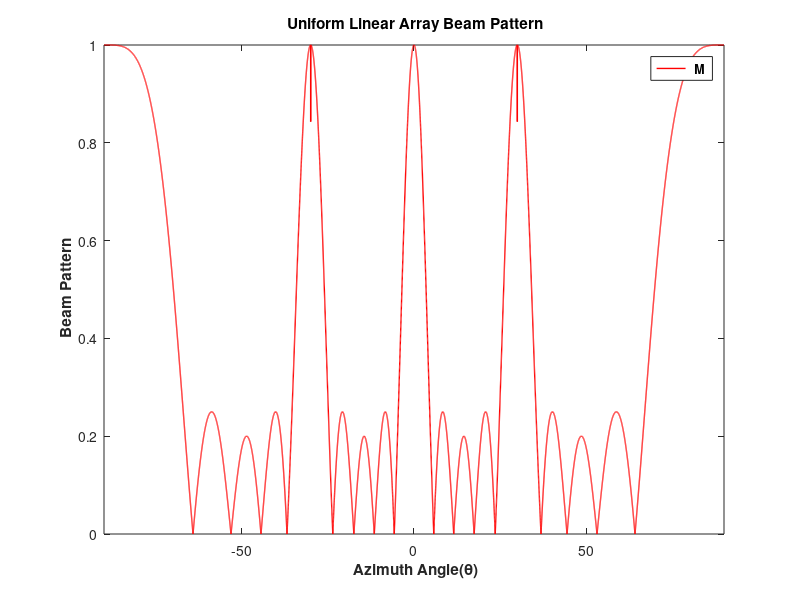
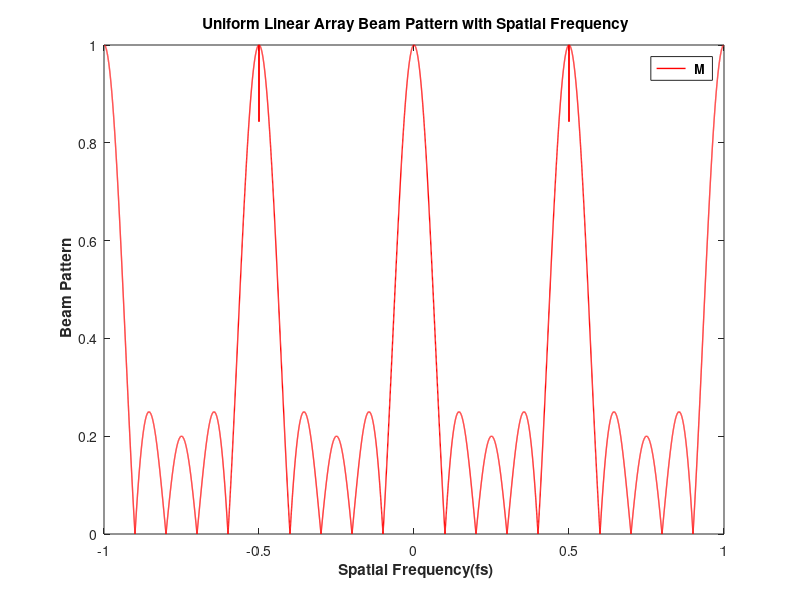
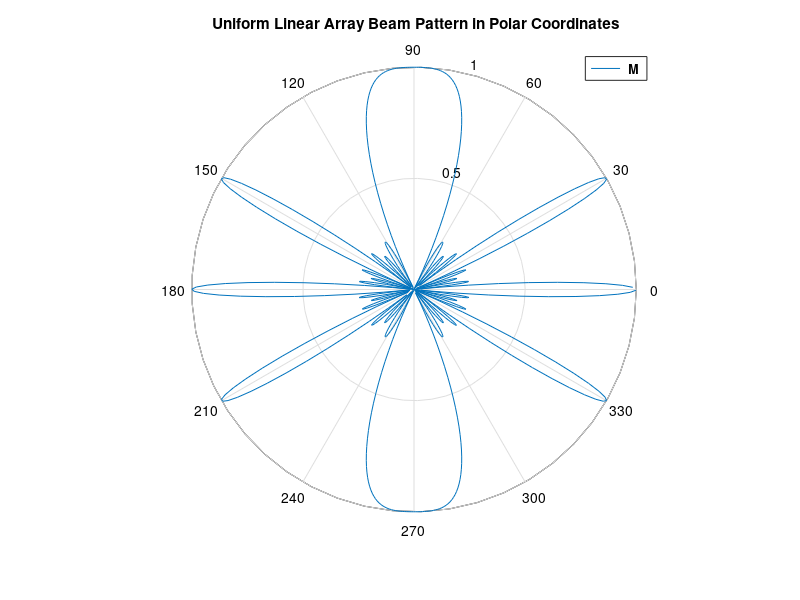

Source code (MATLAB) for these figures, in order:
% MOHD RAYYAN AKHTAR
% Program in which sensor distance is given as fraction of wavelength.

M = input('Enter number of sensors: '); % Number of sensors entered by the user will be stored in M.

% GUI to select the spacing between sensors as a function of wavelength.
option = menu('Select the distance between sensors in terms of wavelength',...
    '2*Wavelength','Wavelength','Wavelength/2','Wavelength/4','Wavelength/8');

theta = -90:0.01:90; % Azimuth angle in degrees.
theta_polar = 0:0.01:2*pi; % Azimuth angle in radians.
fs = sind(theta); % Spatial frequency.

% Conditional Statements begin here.
if option == 1
B_cartesian = abs((1/M).*(sin(pi*M*2*sind(theta)))./sin(pi*2*sind(theta)));
figure(1);
plot(theta,B_cartesian,'-r','LineWidth',1); % Plot the beam pattern in cartesian coordinates.
xlim([-90 90]);
ylim([0 1]);
title('\bf Uniform Linear Array Beam Pattern');
ylabel('\bf Beam Pattern');
xlabel('\bf Azimuth Angle(\theta)');
legend('\bf M');
figure(2);
plot(fs,B_cartesian,'-r','LineWidth',1); % Plot the beam pattern in cartesian coordinates with spatial frequency.
xlim([-1 1]);
ylim([0 1]);
title('\bf Uniform Linear Array Beam Pattern with Spatial Frequency');
ylabel('\bf Beam Pattern');
xlabel('\bf Spatial Frequency(fs)');
legend('\bf M');
figure(3);
B_polar = abs((1/M).*(sin(pi*M*2*sin(theta_polar)))./sin(pi*2*sin(theta_polar)));
polar(theta_polar, B_polar); % Plot the beam pattern in polar coordinates.
title('\bf Uniform Linear Array Beam Pattern in Polar Coordinates');
legend('\bf M');
end

if option == 2
B_cartesian = abs((1/M).*(sin(pi*M*sind(theta)))./sin(pi*sind(theta)));
figure(1);
plot(theta,B_cartesian,'-r','LineWidth',1);
xlim([-90 90]);
ylim([0 1]);
title('\bf Uniform Linear Array Beam Pattern');
ylabel('\bf Beam Pattern');
xlabel('\bf Azimuth Angle(\theta)');
legend('\bf M');
figure(2);
plot(fs,B_cartesian,'-r','LineWidth',1);
xlim([-1 1]);
ylim([0 1]);
title('\bf Uniform Linear Array Beam Pattern with Spatial Frequency');
ylabel('\bf Beam Pattern');
xlabel('\bf Spatial Frequency(fs)');
legend('\bf M');
figure(3);
B_polar = abs((1/M).*(sin(pi*M*sin(theta_polar)))./sin(pi*sin(theta_polar)));
polar(theta_polar, B_polar);
title('\bf Uniform Linear Array Beam Pattern in Polar Coordinates');
legend('\bf M');
end

if option == 3
B_cartesian = abs((1/M).*(sin(pi*M*sind(theta)/2))./sin(pi*sind(theta)/2));
figure(1);
plot(theta,B_cartesian,'-r','LineWidth',1);
xlim([-90 90]);
ylim([0 1]);
title('\bf Uniform Linear Array Beam Pattern');
ylabel('\bf Beam Pattern');
xlabel('\bf Azimuth Angle(\theta)');
legend('\bf M');
figure(2);
plot(fs,B_cartesian,'-k','LineWidth',1);
xlim([-1 1]);
ylim([0 1]);
title('\bf Uniform Linear Array Beam Pattern with Spatial Frequency');
ylabel('\bf Beam Pattern');
xlabel('\bf Spatial Frequency(fs)');
legend('\bf M');
figure(3);
B_polar = abs((1/M).*(sin(pi*M*sin(theta_polar)/2))./sin(pi*sin(theta_polar)/2));
polar(theta_polar, B_polar);
title('\bf Uniform Linear Array Beam Pattern in Polar Coordinates');
legend('\bf M');
end

if option == 4
B_cartesian = abs((1/M).*(sin(pi*M*sind(theta)/4))./sin(pi*sind(theta)/4));
figure(1);
plot(theta,B_cartesian,'-r','LineWidth',1);
xlim([-90 90]);
ylim([0 1]);
title('\bf Uniform Linear Array Beam Pattern');
ylabel('\bf Beam Pattern');
xlabel('\bf Azimuth Angle(\theta)');
legend('\bf M');
figure(2);
plot(fs,B_cartesian,'-k','LineWidth',1);
xlim([-1 1]);
ylim([0 1]);
title('\bf Uniform Linear Array Beam Pattern with Spatial Frequency');
ylabel('\bf Beam Pattern');
xlabel('\bf Spatial Frequency(fs)');
legend('\bf M');
figure(3);
B_polar = abs((1/M).*(sin(pi*M*sin(theta_polar)/4))./sin(pi*sin(theta_polar)/4));
polar(theta_polar, B_polar);
title('\bf Uniform Linear Array Beam Pattern in Polar Coordinates');
legend('\bf M');
end

if option == 5
B_cartesian = abs((1/M).*(sin(pi*M*sind(theta)/8))./sin(pi*sind(theta)/8));
figure(1);
plot(theta,B_cartesian,'-r','LineWidth',1);
xlim([-90 90]);
ylim([0 1]);
title('\bf Uniform Linear Array Beam Pattern');
ylabel('\bf Beam Pattern');
xlabel('\bf Azimuth Angle(\theta)');
legend('\bf M');
figure(2);
plot(fs,B_cartesian,'-k','LineWidth',1);
xlim([-1 1]);
ylim([0 1]);
title('\bf Uniform Linear Array Beam Pattern with Spatial Frequency');
ylabel('\bf Beam Pattern');
xlabel('\bf Spatial Frequency(fs)');
legend('\bf M');
figure(3);
B_polar = abs((1/M).*(sin(pi*M*sin(theta_polar)/8))./sin(pi*sin(theta_polar)/8));
polar(theta_polar, B_polar);
title('\bf Uniform Linear Array Beam Pattern in Polar Coordinates');
legend('\bf M');
end
